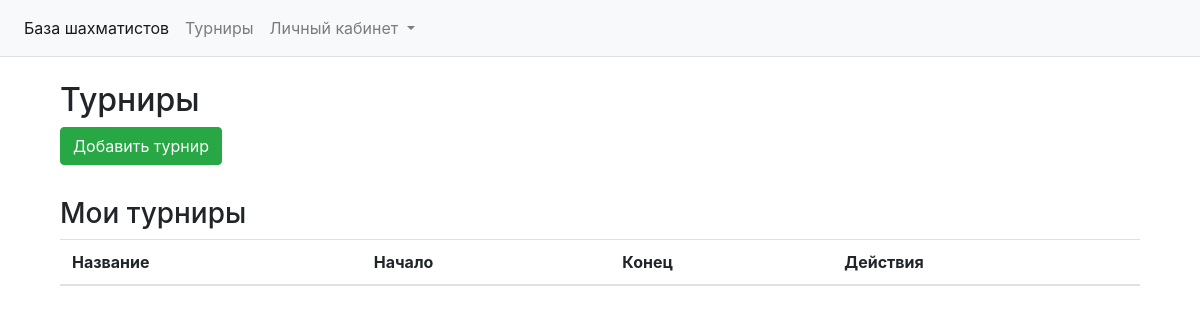
Before: /account/ with the older database file.
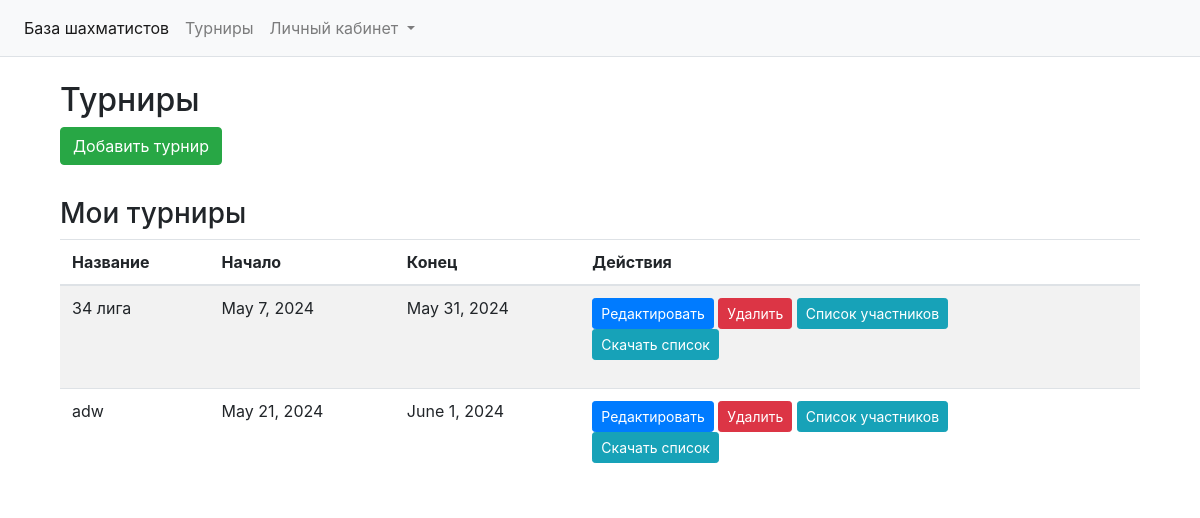
After: the same page with the newer database file.
### tournament/models.py (models this page shows, shortened)
class Tournament(models.Model):
    title = models.CharField('', max_length=50)
    description = models.TextField()
    start_date = models.DateField()
    end_date = models.DateField()
    gender = models.CharField(max_length=5, choices=TYPE_CHOICES, default='open')
    has_age_limit = models.BooleanField(default=False)
    min_age = models.PositiveIntegerField(blank=True, null=True)
    max_age = models.PositiveIntegerField(blank=True, null=True)
    organizer = models.ForeignKey(User, on_delete=models.CASCADE)
    players = models.ManyToManyField(ChessPlayers, related_name='tournaments')
    region = models.ForeignKey(Region, on_delete=models.CASCADE, null=True)

### account/views.py (the view)
# urls.py: path('', TournamentListView.as_view(), name='tournaments'),
class TournamentListView(ListView):
    model = Tournament
    template_name = 'account/tournaments.html'
    context_object_name = 'tournaments'
    extra_context = {'regions': Region.objects.all()}

### account/templates/account/tournaments.html (shortened to what this page needs)
{% extends 'players/base.html' %}
{% load static %}
{% load widget_tweaks %}
{% block section %}
<div class="container mt-4">
  <div class="row mb-3">
    <div class="col-md-12">
      <h2>Турниры</h2>
      <button class="btn btn-success mb-3" id="add_tournament" hx-get="{% url 'account:add_tournament' %}" hx-target='#modals-here .modal-content' hx-trigger='click' data-bs-toggle='modal' data-bs-target='#modals-here'>Добавить турнир</button>
    </div>
  </div>
  <div class="row mb-3">
    <div class="col-md-12">
      <h3>Мои турниры</h3>
      <table class="table table-striped">
        <thead>
          <tr>
            <th>Название</th>
            <th>Начало</th>
            <th>Конец</th>
            <th>Действия</th>
          </tr>
        </thead>
        <tbody>
          {% for tournament in tournaments %}
          <tr>
            <td>{{ tournament.title }}</td>
            <td>{{ tournament.start_date }}</td>
            <td>{{ tournament.end_date }}</td>
            <td>
              <button class="btn btn-primary btn-sm" data-toggle="modal" data-target="#editTournamentModal{{ tournament.id }}">Редактировать</button>
              <button class="btn btn-danger btn-sm" data-toggle="modal" data-target="#deleteTournamentModal{{ tournament.id }}">Удалить</button>
              <button class="btn btn-info btn-sm" data-toggle="modal" data-target="#tournamentPlayersModal{{ tournament.id }}">Список участников</button>
             <form method="get" action="{% url 'account:download_players_excel' tournament_id=tournament.id %}">
              <button class="btn btn-info btn-sm">Скачать список</button>
               </form>
            </td>
          </tr>
          {% endfor %}
        </tbody>
      </table>
    </div>
  </div>
</div>
{% endblock %}

### players/templates/players/base.html (shortened to what this page needs)
{% load static %}
<html lang="en">
<head>
  <link rel="stylesheet" href="https://cdn.jsdelivr.net/npm/bootstrap@4.0.0/dist/css/bootstrap.min.css">
</head>
<body>
<nav class="navbar navbar-expand-lg navbar-light bg-light border-bottom">
  <div class="collapse navbar-collapse" id="navbarNav">
    <ul class="navbar-nav">
      <li class="nav-item active">
        <a class="nav-link" href="{% url 'database' %}">База шахматистов</a>
      </li>
      <li class="nav-item">
        <a class="nav-link" href="{% url 'tournament:tournaments' %}">Турниры</a>
      </li>
      <li class="nav-item dropdown">
        <a class="nav-link dropdown-toggle" href="#" id="accountDropdown" role="button" data-toggle="dropdown" aria-haspopup="true" aria-expanded="false">
          Личный кабинет
        </a>
      </li>
    </ul>
  </div>
</nav>
<div class="container">
  {% block section %}{% endblock %}
</div>
</body>
</html>

Changed rows visible on the page:
added Tournament: title "34 лига", start_date "May 7, 2024", end_date "May 31, 2024"
added Tournament: title "adw", start_date "May 21, 2024", end_date "June 1, 2024"
